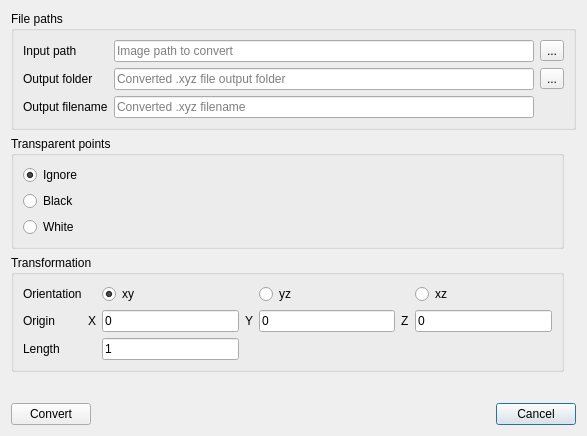
<?xml version="1.0" encoding="UTF-8"?>
<ui version="4.0">
 <class>DialogImportImage</class>
 <widget class="QDialog" name="DialogImportImage">
  <property name="geometry">
   <rect>
    <x>0</x>
    <y>0</y>
    <width>587</width>
    <height>436</height>
   </rect>
  </property>
  <property name="windowTitle">
   <string>Image to Point Cloud</string>
  </property>
  <property name="modal">
   <bool>true</bool>
  </property>
  <layout class="QGridLayout" name="gridLayout_2">
   <item row="3" column="0" rowspan="2">
    <widget class="QGroupBox" name="groupBox">
     <property name="sizePolicy">
      <sizepolicy hsizetype="Preferred" vsizetype="Preferred">
       <horstretch>0</horstretch>
       <verstretch>0</verstretch>
      </sizepolicy>
     </property>
     <property name="title">
      <string>Transparent points</string>
     </property>
     <layout class="QVBoxLayout" name="verticalLayout">
      <item>
       <widget class="QRadioButton" name="ignoreTransparencyRadioButton">
        <property name="text">
         <string>Ignore</string>
        </property>
        <property name="checked">
         <bool>true</bool>
        </property>
       </widget>
      </item>
      <item>
       <widget class="QRadioButton" name="blackTransparencyRadioButton">
        <property name="text">
         <string>Black</string>
        </property>
       </widget>
      </item>
      <item>
       <widget class="QRadioButton" name="whiteTransparencyRadioButton">
        <property name="text">
         <string>White</string>
        </property>
       </widget>
      </item>
     </layout>
    </widget>
   </item>
   <item row="10" column="0" colspan="2">
    <spacer name="verticalSpacer">
     <property name="orientation">
      <enum>Qt::Vertical</enum>
     </property>
     <property name="sizeHint" stdset="0">
      <size>
       <width>20</width>
       <height>40</height>
      </size>
     </property>
    </spacer>
   </item>
   <item row="0" column="0" colspan="3">
    <widget class="QGroupBox" name="filePathGroup">
     <property name="title">
      <string>File paths</string>
     </property>
     <layout class="QGridLayout" name="gridLayout_4">
      <item row="1" column="3">
       <widget class="QToolButton" name="outputToolButton">
        <property name="text">
         <string>...</string>
        </property>
        <property name="icon">
         <iconset resource="../../../openscantools.qrc">
          <normaloff>:/icons/100x100/open_project.png</normaloff>:/icons/100x100/open_project.png</iconset>
        </property>
       </widget>
      </item>
      <item row="0" column="0">
       <widget class="QLabel" name="label">
        <property name="text">
         <string>Input path</string>
        </property>
       </widget>
      </item>
      <item row="0" column="2">
       <widget class="QRegExpEdit" name="inputLineEdit">
        <property name="inputMask">
         <string/>
        </property>
        <property name="text">
         <string/>
        </property>
        <property name="placeholderText">
         <string>Image path to convert</string>
        </property>
       </widget>
      </item>
      <item row="0" column="3">
       <widget class="QToolButton" name="inputToolButton">
        <property name="text">
         <string>...</string>
        </property>
        <property name="icon">
         <iconset resource="../../../openscantools.qrc">
          <normaloff>:/icons/100x100/open_project.png</normaloff>:/icons/100x100/open_project.png</iconset>
        </property>
       </widget>
      </item>
      <item row="1" column="0">
       <widget class="QLabel" name="label_2">
        <property name="text">
         <string>Output folder</string>
        </property>
       </widget>
      </item>
      <item row="1" column="2">
       <widget class="QRegExpEdit" name="outputLineEdit">
        <property name="placeholderText">
         <string>Converted .xyz file output folder</string>
        </property>
       </widget>
      </item>
      <item row="2" column="0">
       <widget class="QLabel" name="label_9">
        <property name="text">
         <string>Output filename</string>
        </property>
       </widget>
      </item>
      <item row="2" column="2">
       <widget class="QLineEdit" name="outputFileNamelineEdit">
        <property name="placeholderText">
         <string>Converted .xyz filename</string>
        </property>
       </widget>
      </item>
     </layout>
    </widget>
   </item>
   <item row="11" column="0" colspan="3">
    <layout class="QGridLayout" name="gridLayout">
     <item row="1" column="2">
      <widget class="QPushButton" name="cancelButton">
       <property name="text">
        <string>Cancel</string>
       </property>
      </widget>
     </item>
     <item row="1" column="0">
      <widget class="QPushButton" name="convertButton">
       <property name="text">
        <string>Convert</string>
       </property>
      </widget>
     </item>
     <item row="1" column="1">
      <spacer name="horizontalSpacer">
       <property name="orientation">
        <enum>Qt::Horizontal</enum>
       </property>
       <property name="sizeHint" stdset="0">
        <size>
         <width>115</width>
         <height>20</height>
        </size>
       </property>
      </spacer>
     </item>
    </layout>
   </item>
   <item row="5" column="0">
    <widget class="QGroupBox" name="groupBox_2">
     <property name="sizePolicy">
      <sizepolicy hsizetype="MinimumExpanding" vsizetype="Preferred">
       <horstretch>0</horstretch>
       <verstretch>0</verstretch>
      </sizepolicy>
     </property>
     <property name="title">
      <string>Transformation</string>
     </property>
     <layout class="QGridLayout" name="gridLayout_3">
      <item row="0" column="2">
       <widget class="QRadioButton" name="xyOrientationRadioButton">
        <property name="layoutDirection">
         <enum>Qt::LeftToRight</enum>
        </property>
        <property name="text">
         <string>xy</string>
        </property>
        <property name="checked">
         <bool>true</bool>
        </property>
       </widget>
      </item>
      <item row="0" column="4">
       <widget class="QRadioButton" name="yzOrientationRadioButton">
        <property name="text">
         <string>yz</string>
        </property>
       </widget>
      </item>
      <item row="0" column="6">
       <widget class="QRadioButton" name="xzOrientationRadioButton">
        <property name="text">
         <string>xz</string>
        </property>
       </widget>
      </item>
      <item row="2" column="5">
       <widget class="QLabel" name="label_7">
        <property name="text">
         <string>Z</string>
        </property>
       </widget>
      </item>
      <item row="3" column="0">
       <widget class="QLabel" name="label_8">
        <property name="text">
         <string>Length</string>
        </property>
       </widget>
      </item>
      <item row="2" column="2">
       <widget class="QDoubleEdit" name="xOriginLineEdit">
        <property name="text">
         <string>0</string>
        </property>
       </widget>
      </item>
      <item row="0" column="0">
       <widget class="QLabel" name="label_3">
        <property name="text">
         <string>Orientation</string>
        </property>
       </widget>
      </item>
      <item row="2" column="3">
       <widget class="QLabel" name="label_6">
        <property name="text">
         <string>Y</string>
        </property>
       </widget>
      </item>
      <item row="2" column="6">
       <widget class="QDoubleEdit" name="zOriginLineEdit">
        <property name="text">
         <string>0</string>
        </property>
       </widget>
      </item>
      <item row="2" column="0">
       <widget class="QLabel" name="label_4">
        <property name="text">
         <string>Origin</string>
        </property>
       </widget>
      </item>
      <item row="2" column="4">
       <widget class="QDoubleEdit" name="yOriginLineEdit">
        <property name="text">
         <string>0</string>
        </property>
       </widget>
      </item>
      <item row="2" column="1">
       <widget class="QLabel" name="label_5">
        <property name="text">
         <string>X</string>
        </property>
       </widget>
      </item>
      <item row="3" column="2">
       <widget class="QDoubleEdit" name="lengthLineEdit">
        <property name="text">
         <string>1</string>
        </property>
       </widget>
      </item>
     </layout>
    </widget>
   </item>
  </layout>
 </widget>
 <customwidgets>
  <customwidget>
   <class>QDoubleEdit</class>
   <extends>QLineEdit</extends>
   <header>qdoubleedit.h</header>
  </customwidget>
  <customwidget>
   <class>QRegExpEdit</class>
   <extends>QLineEdit</extends>
   <header>regexpedit.h</header>
  </customwidget>
 </customwidgets>
 <tabstops>
  <tabstop>inputLineEdit</tabstop>
  <tabstop>inputToolButton</tabstop>
  <tabstop>outputLineEdit</tabstop>
  <tabstop>outputToolButton</tabstop>
  <tabstop>ignoreTransparencyRadioButton</tabstop>
  <tabstop>blackTransparencyRadioButton</tabstop>
  <tabstop>whiteTransparencyRadioButton</tabstop>
  <tabstop>convertButton</tabstop>
  <tabstop>cancelButton</tabstop>
 </tabstops>
 <resources>
  <include location="../../../openscantools.qrc"/>
 </resources>
 <connections/>
</ui>
